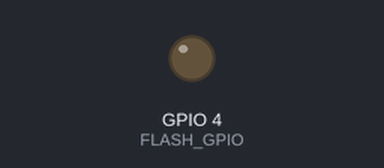
A sketch run on a simulated ESP32. Parts: output pins drawn as LEDs (lit = HIGH). The camera gives no picture; what the sketch prints to the serial monitor is not drawn.

Above: at 1.9 s.
At 4.81 s:
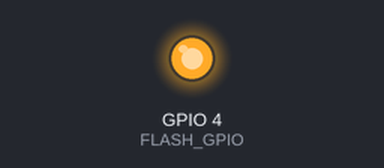
Timing chart, 0 to 5.1 s (numbered marks = the images above):
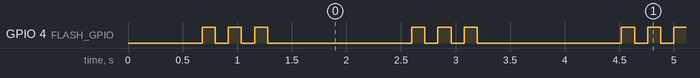

Measured:
- by itself, GPIO 4 (FLASH_GPIO): repeats every 1.9 s: 2 × (LOW 0.12 s, HIGH 0.12 s), LOW 1.3 s, HIGH 0.12 s
- by itself, everything shown: repeats every 1.9 s, in 6 steps

The sketch:

camera_only_test.ino
```cpp
/*
  AgriVerse Rover — camera-only isolation test

  No WiFi, no NTP, no WebSocket — nothing that touches the radio or the
  network stack. If the serial monitor is still garbling near camera init
  with this flashed, WiFi and NTP are cleared as suspects entirely and the
  fault is the camera/power hardware itself, full stop.

  Also blinks the flash LED (GPIO4) so the result is readable even if the
  serial line is unusable: three quick blinks means it worked, one long
  blink repeating means it failed. That gives you a second, independent way
  to read the outcome if the monitor is still unreadable.

  Board: AI Thinker ESP32-CAM. Serial monitor at 115200.
*/

#include "esp_camera.h"

#define FLASH_GPIO 4

// ── Camera pins (AI-Thinker) — identical to the relay sketch ──
/*
  PWDN is GPIO 32 on this board and the driver must drive it LOW to wake the
  sensor. Setting it to -1 leaves the pin floating, the sensor stays in
  power-down, and it never answers on SCCB — which surfaces as an I2C probe
  timeout and ESP_ERR_NOT_SUPPORTED (0x106), not as an obvious power fault.
*/
#define PWDN_GPIO_NUM     32
#define RESET_GPIO_NUM    -1
#define XCLK_GPIO_NUM      0
#define SIOD_GPIO_NUM     26
#define SIOC_GPIO_NUM     27
#define Y9_GPIO_NUM       35
#define Y8_GPIO_NUM       34
#define Y7_GPIO_NUM       39
#define Y6_GPIO_NUM       36
#define Y5_GPIO_NUM       21
#define Y4_GPIO_NUM       19
#define Y3_GPIO_NUM       18
#define Y2_GPIO_NUM        5
#define VSYNC_GPIO_NUM    25
#define HREF_GPIO_NUM     23
#define PCLK_GPIO_NUM     22

bool cameraReady = false;

void blinkFail() {
  digitalWrite(FLASH_GPIO, HIGH);
  delay(800);
  digitalWrite(FLASH_GPIO, LOW);
  delay(800);
}

void blinkOk() {
  for (int i = 0; i < 3; i++) {
    digitalWrite(FLASH_GPIO, HIGH);
    delay(120);
    digitalWrite(FLASH_GPIO, LOW);
    delay(120);
  }
  delay(1200);
}

void setup() {
  pinMode(FLASH_GPIO, OUTPUT);
  digitalWrite(FLASH_GPIO, LOW);

  Serial.begin(115200);
  delay(300);
  Serial.println();
  Serial.println("=====================================");
  Serial.println("  Camera-only isolation test");
  Serial.println("  No WiFi. No NTP. No WebSocket.");
  Serial.println("=====================================");

  Serial.printf("[info] PSRAM found: %s\n", psramFound() ? "YES" : "NO — this alone will fail init above QVGA");
  Serial.printf("[info] free heap: %u bytes\n", ESP.getFreeHeap());

  camera_config_t config;
  config.ledc_channel = LEDC_CHANNEL_0;
  config.ledc_timer   = LEDC_TIMER_0;
  config.pin_d0 = Y2_GPIO_NUM;
  config.pin_d1 = Y3_GPIO_NUM;
  config.pin_d2 = Y4_GPIO_NUM;
  config.pin_d3 = Y5_GPIO_NUM;
  config.pin_d4 = Y6_GPIO_NUM;
  config.pin_d5 = Y7_GPIO_NUM;
  config.pin_d6 = Y8_GPIO_NUM;
  config.pin_d7 = Y9_GPIO_NUM;
  config.pin_xclk = XCLK_GPIO_NUM;
  config.pin_pclk = PCLK_GPIO_NUM;
  config.pin_vsync = VSYNC_GPIO_NUM;
  config.pin_href = HREF_GPIO_NUM;
  config.pin_sccb_sda = SIOD_GPIO_NUM;
  config.pin_sccb_scl = SIOC_GPIO_NUM;
  config.pin_pwdn = PWDN_GPIO_NUM;
  config.pin_reset = RESET_GPIO_NUM;
  config.xclk_freq_hz = 20000000;
  config.pixel_format = PIXFORMAT_JPEG;
  config.frame_size = FRAMESIZE_QVGA;   // smallest, least demanding — rules out a size/PSRAM edge case
  config.jpeg_quality = 15;
  config.fb_count = 1;
  config.fb_location = psramFound() ? CAMERA_FB_IN_PSRAM : CAMERA_FB_IN_DRAM;
  config.grab_mode = CAMERA_GRAB_LATEST;

  Serial.println("[cam] calling esp_camera_init()...");
  esp_err_t err = esp_camera_init(&config);

  if (err != ESP_OK) {
    Serial.printf("[cam] FAILED — esp_err_t = 0x%x\n", err);
    // Spelled out because the numeric code alone means nothing without the
    // table, and this is exactly the line that's been getting lost so far.
    switch (err) {
      case 0x105: Serial.println("[cam] 0x105 = ESP_ERR_NO_MEM — PSRAM off, wrong type, or not physically present"); break;
      case 0x106: Serial.println("[cam] 0x106 = ESP_ERR_INVALID_ARG or camera not found — check the ribbon"); break;
      case 0x20001: Serial.println("[cam] 0x20001 = sensor SCCB probe failed — ribbon backwards, unseated, or damaged"); break;
      case 0x20004: Serial.println("[cam] 0x20004 = SCCB timeout — same as above"); break;
      default: Serial.println("[cam] not in the common table — search this exact hex code, it is specific"); break;
    }
    return;
  }

  cameraReady = true;
  Serial.println("[cam] esp_camera_init() OK");

  camera_fb_t* fb = esp_camera_fb_get();
  if (fb) {
    Serial.printf("[cam] captured a real frame: %u bytes\n", (unsigned)fb->len);
    esp_camera_fb_return(fb);
    Serial.println("[cam] RESULT: WORKING");
  } else {
    Serial.println("[cam] init reported OK but capture still failed — likely a power dip during the capture itself");
    cameraReady = false;
  }
}

void loop() {
  if (cameraReady) blinkOk();
  else blinkFail();
}
```
